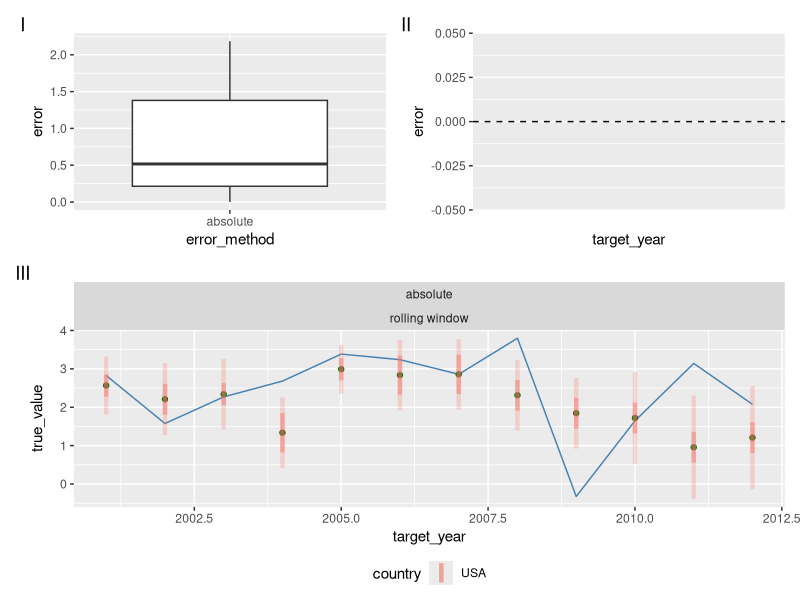

Write R code to recreate this figure.

library(here)
library(data.table)
library(ggplot2)

library(patchwork)

.d <- `[`

qufcs <- data.table::fread(here("quantile_forecasts", "quantile_forecasts.csv"))
scores <- data.table::fread(here("quantile_forecasts", "ci_scores.csv"))

mydat <- qufcs |> .d(source == "IMF" & country == "USA" & horizon == 1.0 & quantile %in% c(0.1, 0.25, 0.75, 0.9)) |> .d(target == "pcpi_pch") |>
.d(method %in% c("rolling window", "leave-one-out"))


pldat <- mydat |>
  .d(method %in% c("rolling window", "leave-one-out")) |>
  .d(,.(country, target, horizon, quantile,prediction, target_year, error_method, method)) |>
  .d(, quantile := paste0("quant", quantile)) |>
  data.table::dcast(country + target + horizon + target_year + error_method + method~ quantile,
                    value.var = "prediction")


pldat0 <- mydat |>
  .d(quantile == 0.25) |>
  .d(error_method == "directional" & method == "leave-one-out")

qu_lvls <- list(
  c(0.1, 0.9, 0.25),
  c(0.25, 0.75, 0.5)
)

plot1 <- ggplot() +
  geom_line(aes(x = target_year, y = true_value), data = mydat |> .d(quantile == 0.25), color = "steelblue") +
  geom_point(aes(x = target_year, y = imf_pp), data = mydat |> .d(quantile == 0.25), color = "darkgreen") +
  lapply(qu_lvls, function(qupr){
    geom_linerange(
      aes(x = target_year,
          ymin = get(paste0("quant", qupr[1])),
          ymax = get(paste0("quant", qupr[2])),
          color = country),
      data = pldat,
      lwd = 1.5, alpha = qupr[3], show.legend = TRUE)
  }) +
  facet_wrap(~error_method + method)


transdat <- mydat |>
  .d(,error := ifelse(error_method == "absolute", abs(error), error))

plot2 <- ggplot() +
  geom_boxplot(aes(x = error_method, y = error), data = transdat)

plot0 <- ggplot() +
  geom_line(aes(x = target_year, y = error), data = pldat0) +
  geom_hline(aes(yintercept =0), linetype = "dashed")

ovrplt <-
  (plot2 + plot0) /
  (plot1) +
  plot_layout(guides = "collect",
              heights = c(1, 1)) &
  plot_annotation(tag_levels = 'I')  &
  theme(legend.position = 'bottom',
        legend.box="vertical", legend.margin=margin())

ovrplt



fildat <- scores |>
  copy() |>
  .d(model == "IMF") |>
  .d(error_method == "directional") |>
  .d(method %in% c("rolling window", "leave-one-out")) |>
  .d(,.(method, country, target, horizon, coverage_50, coverage_80)) |>
  dcast(country + target + horizon ~ method, value.var = c("coverage_50", "coverage_80")) |>
  setnames(c("coverage_50_leave-one-out", "coverage_80_leave-one-out", "coverage_50_rolling window", "coverage_80_rolling window"), c("c50loo", "c80loo", "c50rw", "c80rw")) |>
  .d(, val1 := c50loo - c50rw) |>
  .d(, val2 := c80loo - c80rw) |>
  .d(val1 == max(val1) | val2 == max(val2))




